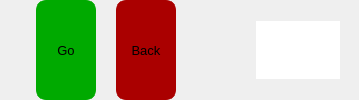
    <widget class="QWidget" name="widget" native="true">
     <property name="maximumSize">
      <size>
       <width>16777215</width>
       <height>100</height>
      </size>
     </property>
     <layout class="QHBoxLayout" name="horizontalLayout_3">
      <property name="spacing">
       <number>0</number>
      </property>
      <property name="topMargin">
       <number>0</number>
      </property>
      <property name="bottomMargin">
       <number>0</number>
      </property>
      <item>
       <spacer name="horizontalSpacer_8">
        <property name="orientation">
         <enum>Qt::Horizontal</enum>
        </property>
        <property name="sizeType">
         <enum>QSizePolicy::Fixed</enum>
        </property>
        <property name="sizeHint" stdset="0">
         <size>
          <width>25</width>
          <height>20</height>
         </size>
        </property>
       </spacer>
      </item>
      <item>
       <widget class="QPushButton" name="pushButton_5">
        <property name="sizePolicy">
         <sizepolicy hsizetype="Minimum" vsizetype="Preferred">
          <horstretch>0</horstretch>
          <verstretch>0</verstretch>
         </sizepolicy>
        </property>
        <property name="minimumSize">
         <size>
          <width>60</width>
          <height>40</height>
         </size>
        </property>
        <property name="maximumSize">
         <size>
          <width>60</width>
          <height>16777215</height>
         </size>
        </property>
        <property name="font">
         <font>
          <pointsize>10</pointsize>
         </font>
        </property>
        <property name="styleSheet">
         <string notr="true">
QPushButton{background-color: rgb(0, 170, 0);border-style: solid;border-color: rgb(0, 170, 0);border-width: 5px;border-radius: 10px;} 
</string>
        </property>
        <property name="text">
         <string>Go</string>
        </property>
       </widget>
      </item>
      <item>
       <spacer name="horizontalSpacer_7">
        <property name="orientation">
         <enum>Qt::Horizontal</enum>
        </property>
        <property name="sizeType">
         <enum>QSizePolicy::Preferred</enum>
        </property>
        <property name="sizeHint" stdset="0">
         <size>
          <width>20</width>
          <height>20</height>
         </size>
        </property>
       </spacer>
      </item>
      <item>
       <widget class="QPushButton" name="pushButton_6">
        <property name="sizePolicy">
         <sizepolicy hsizetype="Minimum" vsizetype="Preferred">
          <horstretch>0</horstretch>
          <verstretch>0</verstretch>
         </sizepolicy>
        </property>
        <property name="minimumSize">
         <size>
          <width>60</width>
          <height>40</height>
         </size>
        </property>
        <property name="maximumSize">
         <size>
          <width>60</width>
          <height>16777215</height>
         </size>
        </property>
        <property name="font">
         <font>
          <pointsize>10</pointsize>
         </font>
        </property>
        <property name="styleSheet">
         <string notr="true">QPushButton{background-color: rgb(170, 0, 0);border-style: solid;border-color: rgb(170, 0, 0);border-width: 5px;border-radius: 10px;} </string>
        </property>
        <property name="text">
         <string>Back</string>
        </property>
       </widget>
      </item>
      <item>
       <spacer name="horizontalSpacer_9">
        <property name="orientation">
         <enum>Qt::Horizontal</enum>
        </property>
        <property name="sizeType">
         <enum>QSizePolicy::Preferred</enum>
        </property>
        <property name="sizeHint" stdset="0">
         <size>
          <width>80</width>
          <height>20</height>
         </size>
        </property>
       </spacer>
      </item>
      <item>
       <widget class="QGraphicsView" name="graphicsView">
        <property name="sizePolicy">
         <sizepolicy hsizetype="Fixed" vsizetype="Fixed">
          <horstretch>0</horstretch>
          <verstretch>0</verstretch>
         </sizepolicy>
        </property>
        <property name="minimumSize">
         <size>
          <width>84</width>
          <height>50</height>
         </size>
        </property>
        <property name="maximumSize">
         <size>
          <width>84</width>
          <height>58</height>
         </size>
        </property>
        <property name="focusPolicy">
         <enum>Qt::NoFocus</enum>
        </property>
        <property name="styleSheet">
         <string notr="true">
background-image: url(:/Images/JAHImage.png);</string>
        </property>
        <property name="frameShape">
         <enum>QFrame::NoFrame</enum>
        </property>
        <property name="frameShadow">
         <enum>QFrame::Plain</enum>
        </property>
        <property name="lineWidth">
         <number>0</number>
        </property>
       </widget>
      </item>
      <item>
       <widget class="QLabel" name="LBL">
        <property name="font">
         <font>
          <pointsize>10</pointsize>
         </font>
        </property>
        <property name="text">
         <string/>
        </property>
       </widget>
      </item>
     </layout>
    </widget>
